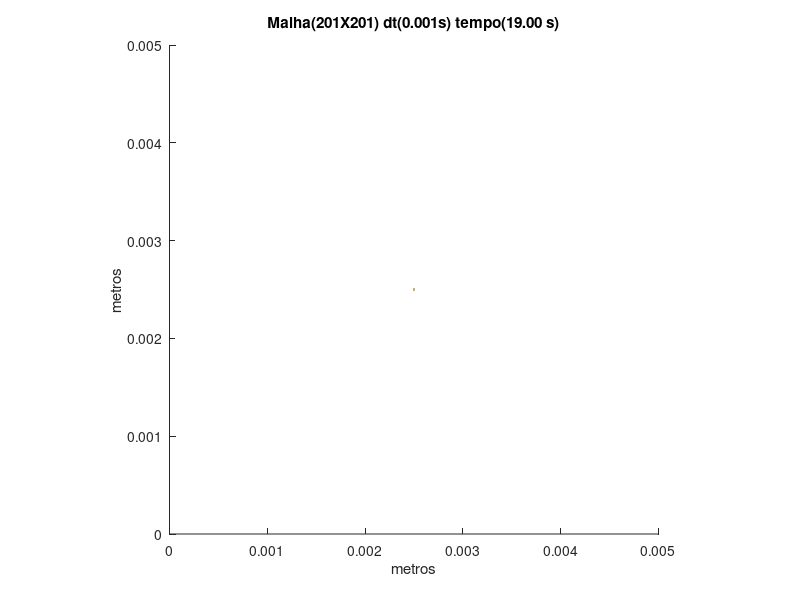

The MATLAB script that drew this image:
set (gca,'PlotBoxAspectRatio',[1 1 1],'Xlim',[0,0.005],'Ylim',[0,0.005])
hold on
title('Malha(201X201) dt(0.001s) tempo(19.00 s)')
hold on
ylabel('metros')
hold on
xlabel('metros')
hold on

fill([0.00248756218905473 0.00248756218905473 0.00251243781094527 0.00251243781094527],[0.00248756218905473 0.00251243781094527 0.00251243781094527 0.00248756218905473],[0.8,0.7,0.4],'LineStyle','none')
